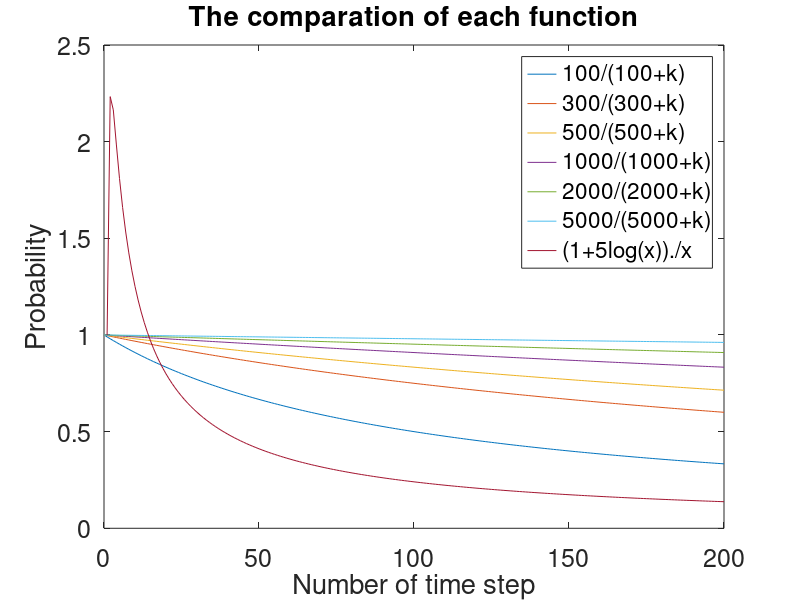

The MATLAB script that drew this image:
x = 0:1:200;
y1 = 100./(100+x);
y2 = 300./(300+x);
y3 = 500./(500+x);
y4 = 1000./(1000+x);
y5 = 2000./(2000+x);
y6 = 5000./(5000+x);
y7 = (1+5.*log(x))./x;
plot(x,y1);
hold on
plot(x,y2);
plot(x,y3);
plot(x,y4);
plot(x,y5);
plot(x,y6);
plot(x,y7);
legend('100/(100+k)','300/(300+k)','500/(500+k)','1000/(1000+k)','2000/(2000+k)','5000/(5000+k)','(1+5log(x))./x');
title('The comparation of each function');
xlabel('Number of time step');
ylabel('Probability');
set(gca,'Fontsize',18);



%         exploration_probalility = 1/k;
%         learning_rate = 1/k;
%         exploration_probalility = 100/(100+k);
%         learning_rate = 100/(100+k);
%         exploration_probalility = (1+log(k))/k;
%         learning_rate = (1+log(k))/k;
%         exploration_probalility = (1+5*log(k))/k;
%         learning_rate = (1+5*log(k))/k;     


